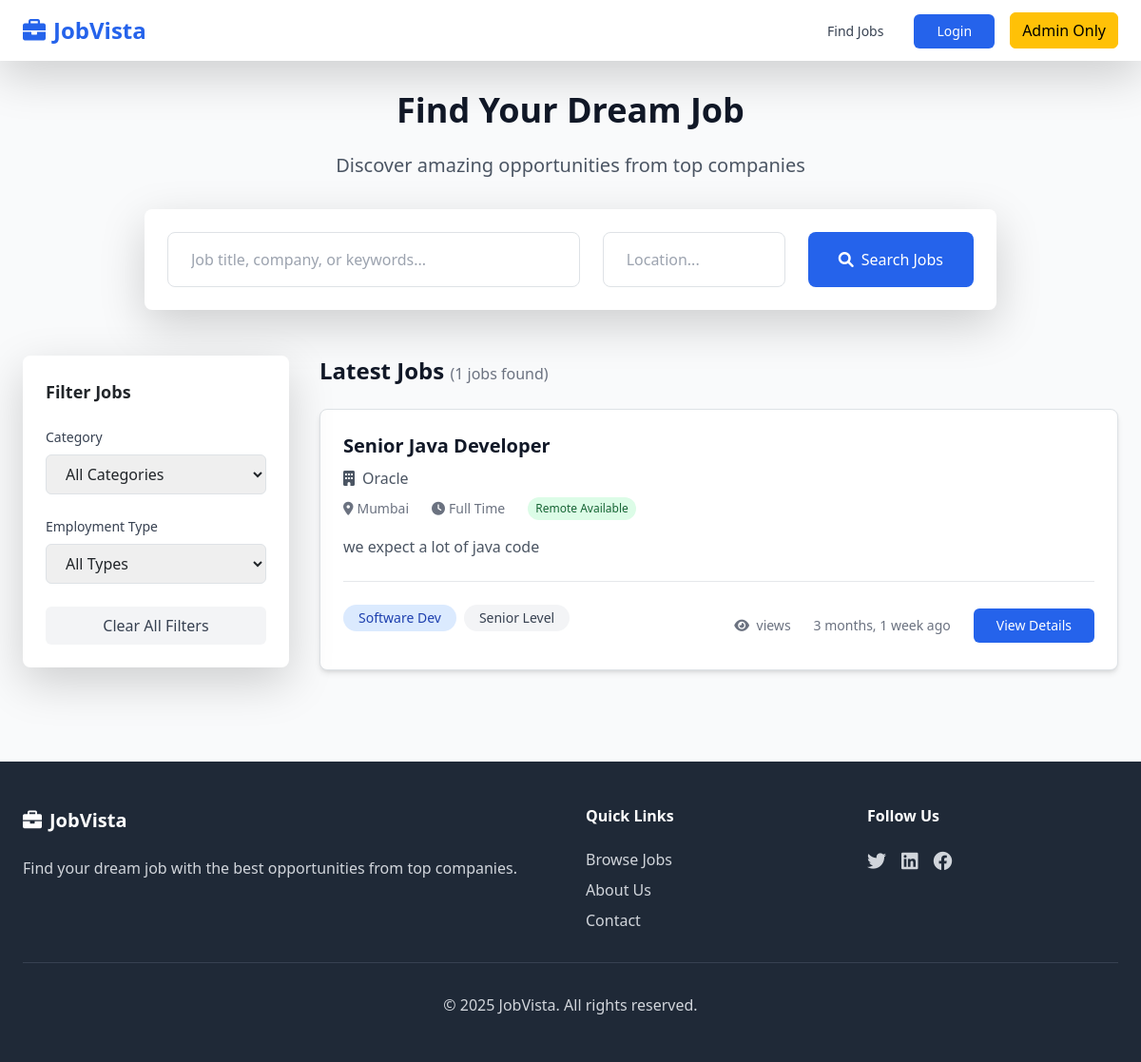
The page / on the database its author committed.
### jobs/models.py (models this page shows, shortened)
class Job(models.Model):
    EMPLOYMENT_TYPES = [
        ('full_time', 'Full Time'),
        ('part_time', 'Part Time'),
        ('contract', 'Contract'),
        ('internship', 'Internship'),
        ('freelance', 'Freelance'),
    ]
    EXPERIENCE_LEVELS = [
        ('entry', 'Entry Level'),
        ('mid', 'Mid Level'),
        ('senior', 'Senior Level'),
        ('executive', 'Executive'),
    ]
    title = models.CharField(max_length=200)
    slug = models.SlugField(unique=True)
    company = models.ForeignKey(Company, on_delete=models.CASCADE, related_name='jobs')
    category = models.ForeignKey(JobCategory, on_delete=models.CASCADE, related_name='jobs')
    description = models.TextField()
    requirements = models.TextField()
    responsibilities = models.TextField()
    salary_min = models.DecimalField(max_digits=10, decimal_places=2, blank=True, null=True)
    salary_max = models.DecimalField(max_digits=10, decimal_places=2, blank=True, null=True)
    employment_type = models.CharField(max_length=20, choices=EMPLOYMENT_TYPES)
    experience_level = models.CharField(max_length=20, choices=EXPERIENCE_LEVELS)
    location = models.CharField(max_length=200)
    remote_available = models.BooleanField(default=False)
    is_active = models.BooleanField(default=True)
    application_deadline = models.DateTimeField(blank=True, null=True)
    created_at = models.DateTimeField(auto_now_add=True)
    updated_at = models.DateTimeField(auto_now=True)
    def get_absolute_url(self):
        return reverse('job_detail', kwargs={'slug': self.slug})
    class Meta:
        ordering = ['-created_at']

class Company(models.Model):
    STATUS_CHOICES = [
        ('pending', 'Pending Approval'),
        ('approved', 'Approved'),
        ('rejected', 'Rejected'),
    ]
    name = models.CharField(max_length=200, unique=True)
    description = models.TextField()
    website = models.URLField(blank=True, null=True)
    logo = models.ImageField(upload_to='company_logos/', blank=True, null=True)
    location = models.CharField(max_length=200)
    status = models.CharField(max_length=20, choices=STATUS_CHOICES, default='pending')
    created_at = models.DateTimeField(auto_now_add=True)
    class Meta:
        verbose_name_plural = "Companies"

class JobCategory(models.Model):
    name = models.CharField(max_length=100)
    slug = models.SlugField(unique=True)
    class Meta:
        verbose_name_plural = "Job Categories"

### jobs/views.py (the view)
# urls.py: path('', job_list, name='home'),
def job_list(request):
    jobs = Job.objects.filter(is_active=True).select_related('company', 'category')
    search_query = request.GET.get('search', '')
    if search_query:
        jobs = jobs.filter(
            Q(title__icontains=search_query) |
            Q(company__name__icontains=search_query) |
            Q(description__icontains=search_query)
        )
    category_slug = request.GET.get('category', '')
    if category_slug:
        jobs = jobs.filter(category__slug=category_slug)
    employment_type = request.GET.get('employment_type', '')
    if employment_type:
        jobs = jobs.filter(employment_type=employment_type)
    location = request.GET.get('location', '')
    if location:
        jobs = jobs.filter(location__icontains=location)
    paginator = Paginator(jobs, 10)
    page_number = request.GET.get('page')
    page_obj = paginator.get_page(page_number)
    context = {
        'page_obj': page_obj,
        'categories': JobCategory.objects.all(),
        'employment_types': Job.EMPLOYMENT_TYPES,
        'search_query': search_query,
        'selected_category': category_slug,
        'selected_employment_type': employment_type,
        'selected_location': location,
    }
    return render(request, 'landing.html', context)

### templates/landing.html (shortened to what this page needs)
{% extends 'base.html' %}
{% block content %}
<div class="max-w-7xl mx-auto px-4 sm:px-6 lg:px-8 py-8">
    <div class="text-center mb-12">
        <h1 class="text-4xl font-bold text-gray-900 mb-4">Find Your Dream Job</h1>
        <p class="text-xl text-gray-600 mb-8">Discover amazing opportunities from top companies</p>
        <form method="GET" class="max-w-4xl mx-auto">
            <div class="flex flex-col md:flex-row gap-4 bg-white p-6 rounded-lg shadow-lg">
                <div class="flex-1">
                    <input type="text" name="search" value="{{ search_query }}"
                           placeholder="Job title, company, or keywords..."
                           class="w-full px-4 py-3 border border-gray-300 rounded-lg focus:ring-2 focus:ring-blue-500 focus:border-transparent">
                </div>
                <div class="md:w-48">
                    <input type="text" name="location" value="{{ selected_location }}"
                           placeholder="Location..."
                           class="w-full px-4 py-3 border border-gray-300 rounded-lg focus:ring-2 focus:ring-blue-500 focus:border-transparent">
                </div>
                <button type="submit" class="bg-blue-600 text-white px-8 py-3 rounded-lg hover:bg-blue-700 transition duration-300 font-medium">
                    <i class="fas fa-search mr-2"></i>Search Jobs
                </button>
            </div>
        </form>
    </div>
    <div class="flex flex-col lg:flex-row gap-8">
        <div class="lg:w-1/4">
            <div class="bg-white rounded-lg shadow-lg p-6 sticky top-24">
                <h3 class="text-lg font-semibold mb-4">Filter Jobs</h3>
                <form method="GET" id="filterForm">
                    <div class="mb-6">
                        <label class="block text-sm font-medium text-gray-700 mb-2">Category</label>
                        <select name="category" class="w-full px-3 py-2 border border-gray-300 rounded-md focus:ring-2 focus:ring-blue-500 focus:border-transparent" onchange="this.form.submit()">
                            <option value="">All Categories</option>
                        </select>
                    </div>
                    <div class="mb-6">
                        <label class="block text-sm font-medium text-gray-700 mb-2">Employment Type</label>
                        <select name="employment_type" class="w-full px-3 py-2 border border-gray-300 rounded-md focus:ring-2 focus:ring-blue-500 focus:border-transparent" onchange="this.form.submit()">
                            <option value="">All Types</option>
                        </select>
                    </div>
                    <a href="{% url 'home' %}" class="block w-full text-center bg-gray-100 text-gray-700 py-2 rounded-md hover:bg-gray-200 transition duration-300">
                        Clear All Filters
                    </a>
                </form>
            </div>
        </div>
        <div class="lg:w-3/4">
            <div class="flex justify-between items-center mb-6">
                <h2 class="text-2xl font-semibold text-gray-900">
                    {% if search_query %}
                        Search Results for "{{ search_query }}"
                    {% else %}
                        Latest Jobs
                    {% endif %}
                    <span class="text-base font-normal text-gray-500">({{ page_obj.paginator.count }} jobs found)</span>
                </h2>
            </div>
            {% if page_obj %}
                <div class="space-y-6">
                    {% for job in page_obj %}
                        <div class="bg-white rounded-lg shadow-md hover:shadow-lg transition duration-300 border border-gray-200">
                            <div class="p-6">
                                <div class="flex flex-col sm:flex-row sm:items-center sm:justify-between">
                                    <div class="flex-1">
                                        <div class="flex items-start justify-between">
                                            <div class="flex-1">
                                                <h3 class="text-xl font-semibold text-gray-900 mb-2">
                                                    <a href="{{ job.get_absolute_url }}" class="hover:text-blue-600 transition duration-300">
                                                        {{ job.title }}
                                                    </a>
                                                </h3>
                                                <div class="flex items-center text-gray-600 mb-2">
                                                    <i class="fas fa-building mr-2"></i>
                                                    <span class="font-medium">{{ job.company.name }}</span>
                                                </div>
                                                <div class="flex flex-wrap items-center gap-4 text-sm text-gray-500 mb-3">
                                                    <span class="flex items-center">
                                                        <i class="fas fa-map-marker-alt mr-1"></i>
                                                        {{ job.location }}
                                                    </span>
                                                    <span class="flex items-center">
                                                        <i class="fas fa-clock mr-1"></i>
                                                        {{ job.get_employment_type_display }}
                                                    </span>
                                                    {% if job.remote_available %}
                                                        <span class="bg-green-100 text-green-800 px-2 py-1 rounded-full text-xs">
                                                            Remote Available
                                                        </span>
                                                    {% endif %}
                                                </div>
                                                <p class="text-gray-600 mb-4 line-clamp-2">
                                                    {{ job.description|truncatewords:30 }}
                                                </p>
                                            </div>
                                        </div>
                                    </div>
                                </div>
                                <div class="flex flex-col sm:flex-row sm:items-center sm:justify-between pt-4 border-t border-gray-200">
                                    <div class="flex items-center gap-2 mb-3 sm:mb-0">
                                        <span class="bg-blue-100 text-blue-800 px-3 py-1 rounded-full text-sm">
                                            {{ job.category.name }}
                                        </span>
                                        <span class="bg-gray-100 text-gray-700 px-3 py-1 rounded-full text-sm">
                                            {{ job.get_experience_level_display }}
                                        </span>
                                    </div>
                                    <div class="flex items-center gap-4">
                                        <span class="text-sm text-gray-500">
                                            <i class="fas fa-eye mr-1"></i>{{ job.views_count }} views
                                        </span>
                                        <span class="text-sm text-gray-500">
                                            {{ job.created_at|timesince }} ago
                                        </span>
                                        <a href="{{ job.get_absolute_url }}"
                                           class="bg-blue-600 text-white px-4 py-2 rounded-md hover:bg-blue-700 transition duration-300 text-sm font-medium">
                                            View Details
                                        </a>
                                    </div>
                                </div>
                            </div>
                        </div>
                    {% endfor %}
                </div>
            {% endif %}
        </div>
    </div>
</div>
{% endblock %}

### rows shown on the page
Job: title "Senior Java Developer", company.name "Oracle", location "Mumbai", employment_type "Full Time", remote_available "Remote Available", description "we expect a lot of java code", category.name "Software Dev", experience_level "Senior Level", created_at "3 months, 1 week"

### other values the page prints
{{ page_obj.paginator.count }} "1"
